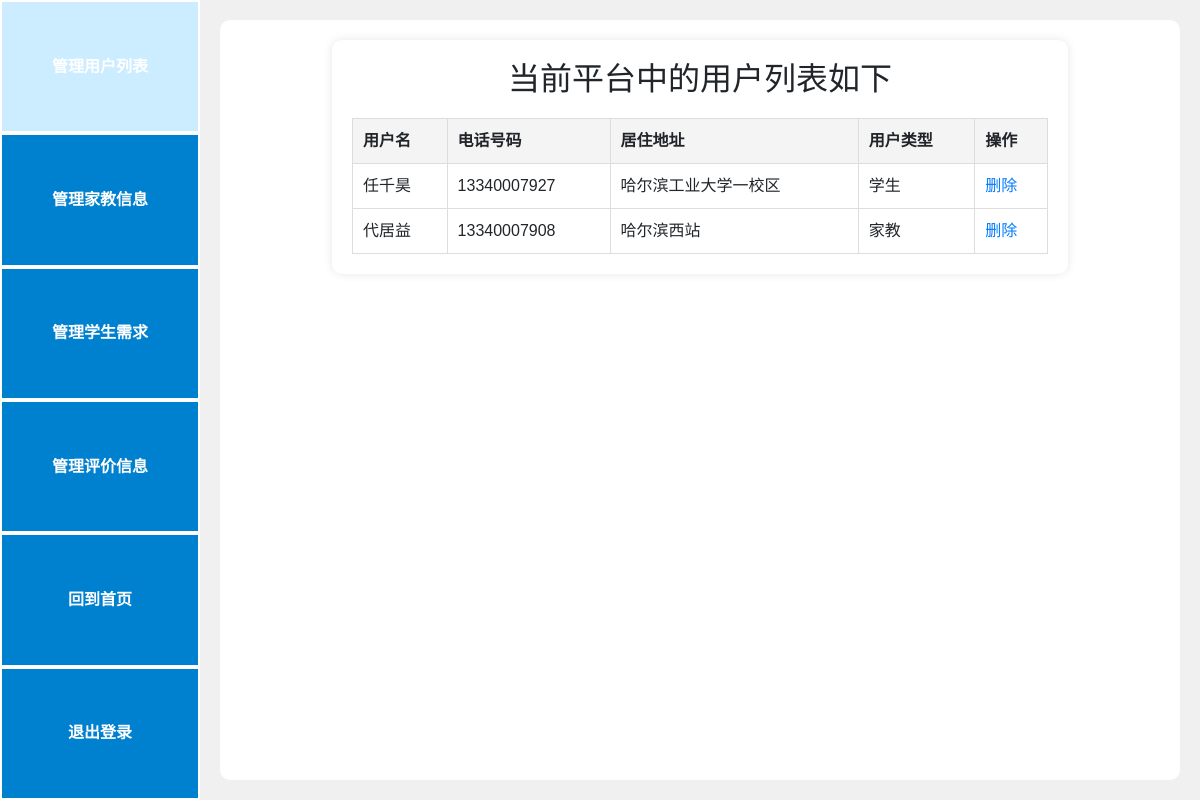
Page /admin_users (signed in) on the earlier database version.
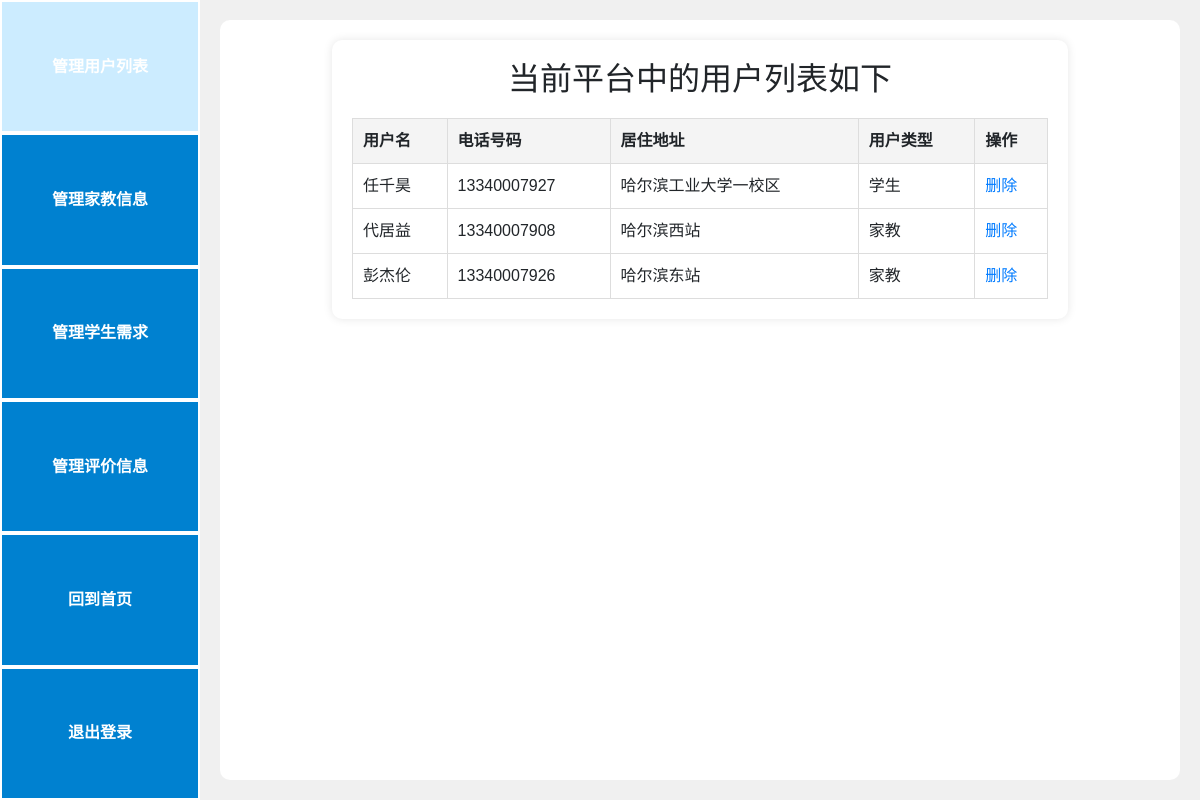
Same page on the later database version.
### models.py (models this page shows)
class User(db.Model):
    id = db.Column(db.Integer, primary_key=True)
    username = db.Column(db.String(80), unique=True, nullable=False)
    password = db.Column(db.String(80), nullable=False)
    role = db.Column(db.String(20), nullable=False)  # role=tutor是老师，=student是学生
    phoneNumber = db.Column(db.String(20), unique=True, nullable=True)
    location = db.Column(db.String(80), unique=False, nullable=True)
    photo = db.Column(db.String(120), nullable=True)  # 假设存储照片的路径或URL

### app.py (the view)
@app.route('/admin_users')
def admin_users():
    if 'admin' not in session:
        return redirect(url_for('admin'))
    users = User.query.all()
    return render_template('admin_users.html', users=users)

### app.py (called while the page is built)
@app.before_request
def create_tables():
    if not hasattr(g, 'first_request'):  # 保证该函数只在第一次访问时执行
        g.first_request = True
        db.create_all()  # 创建所有在模型中定义的数据库表格

@app.before_request
def before_request():
    g.user = None
    if 'user_id' in session:
        g.user = User.query.get(session['user_id'])

### templates/admin_users.html (shortened to what this page needs)
{% extends "base_admin.html" %}
{% block content %}
<div class="profile-content">
    <h2 class="center-text">当前平台中的用户列表如下</h2>
    <table class="profile-table">
        <thead>
            <tr>
                <th>用户名</th>
                <th>电话号码</th>
                <th>居住地址</th>
                <th>用户类型</th>
                <th>操作</th>
            </tr>
        </thead>
        <tbody>
            {% for user in users %}
            <tr>
                <td>{{ user.username }}</td>
                <td>{{ user.phoneNumber }}</td>
                <td>{{ user.location }}</td>
                 {% if user.role == 'tutor' %}
                <td>家教</td>
                {% else %}
                <td>学生</td>
                {% endif %}
                <td><a href="{{ url_for('delete_entity', entity='user', id=user.id) }}" onclick="return confirm('确定要删除此用户吗？');">删除</a></td>
            </tr>
            {% endfor %}
        </tbody>
    </table>
</div>
{% endblock %}

Differences in the rows shown:
added User: username "彭杰伦", phoneNumber "13340007926", location "哈尔滨东站", role "家教"
